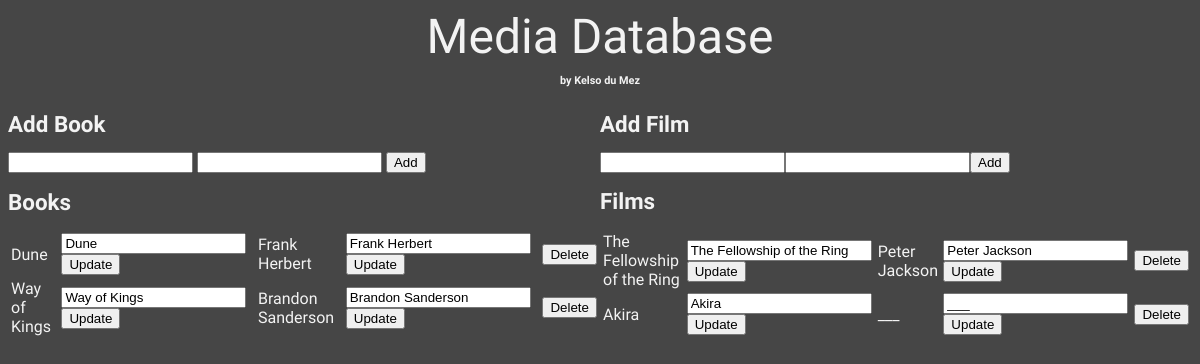
The page / on the database its author committed.
### bookmanager.py (models this page shows, shortened)
class Book(db.Model):
    title = db.Column(db.String(80), unique=True, nullable=False, primary_key=True)
    author = db.Column(db.String(80), unique=False, nullable=False, primary_key=False)

class Film(db.Model):
    filmtitle = db.Column(db.String(80), unique=True, nullable=False, primary_key=True)
    director = db.Column(db.String(80), unique=False, nullable=False, primary_key=False)

### bookmanager.py (the view, shortened to what this page needs)
@app.route('/', methods=["GET", "POST"])
def home():
    books = None
    films = None
    books = Book.query.all()
    films = Film.query.all()
    return render_template("home.html", books=books, films=films)

### templates/home.html (shortened to what this page needs)
<html>
  <body>
    <head>
      <link rel="stylesheet" href="/static/style.css">
    </head>
    <header>Media Database</header>
    <h2>by Kelso du Mez</h2>
    <div class="container">
        <div class="floatLeft">
          <h1>Add Book</h1>
          <form method="POST" action="/">
            <input type="text" name="title">
            <input type="text" name="author">
            <input type="submit" value="Add">
          </form>
          <h1>Books</h1>
              <table class="center">
                {% for book in books %}
                  <tr>
                    <td>
                      {{book.title}}
                    </td>
                    <td>
                      <form method="POST" action="./update" style="display: inline">
                        <input type="text" value="{{book.title}}" name="newtitle">
                        <input type="submit" value="Update">
                      </form>
                    </td>
                    <td>
                    {{book.author}}
                    </td>
                    <td>
                      <form method="POST" action="./updateauthor" style="display: inline">
                        <input type="text" value="{{book.author}}" name="newauthor">
                        <input type="submit" value="Update">
                      </form>
                    </td>
                    <td>
                      <form method="POST" action="./delete" style="display: inline">
                        <input type="submit" value="Delete">
                      </form>
                    </td>
                  </tr>
                {% endfor %}
              </table>
            </div>
      <div class="floatRight">
        <table class="center">
          <h1>Add Film</h1>
          <form method="POST" action="/">
            <input type="text" name="filmtitle">
            <input type="text" name="director">
            <input type="submit" value="Add">
            <h1>Films</h1>
            {% for film in films %}
              <tr>
                <td>
                  {{film.filmtitle}}
                </td>
                <td>
                  <form method="POST" action="./updatefilmtitle" style="display: inline">
                    <input type="text" value="{{film.filmtitle}}" name="newfilmtitle">
                    <input type="submit" value="Update">
                  </form>
                </td>
                <td>
                {{film.director}}
                </td>
                <td>
                  <form method="POST" action="./updatedirector" style="display: inline">
                    <input type="text" value="{{film.director}}" name="newdirector">
                    <input type="submit" value="Update">
                  </form>
                </td>
                <td>
                  <form method="POST" action="./deletefilm" style="display: inline">
                    <input type="submit" value="Delete">
                  </form>
                </td>
              </tr>
            {% endfor %}
          </table>
      </div>
    </div>

### static/style.css (style rules this page uses)
body { font-family: 'Raleway'; color: rgb(243, 243, 243); background-color: rgb(70, 70, 70); text-align: left; }
header { font-size: 300%; text-align: center; }
h1 { font-size: 140%; }
h2 { font-size: 68%; text-align: center; }
.floatLeft { width: 50%; float: left; }
.floatRight { width: 50%; float: right; }
.container { overflow: hidden; }

### rows shown on the page
Book: title "Dune", newtitle "Dune", author "Frank Herbert", newauthor "Frank Herbert"
Book: title "Way of Kings", newtitle "Way of Kings", author "Brandon Sanderson", newauthor "Brandon Sanderson"
Film: filmtitle "The Fellowship of the Ring", newfilmtitle "The Fellowship of the Ring", director "Peter Jackson", newdirector "Peter Jackson"
Film: filmtitle "Akira", newfilmtitle "Akira", director "___", newdirector "___"
